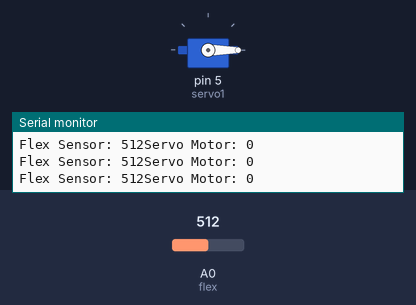
Bench run of a sketch on a simulated Arduino Uno, built with avr-gcc and run on an emulated ATmega328P. Shown: servo, the last lines printed to the serial monitor. Inputs (shaded band) come from the test bench; at power-on: A0 (flex) = 512.

Above: at 1.2 s.
1.3 s: A0 (flex) set to 716
At 1.6 s:
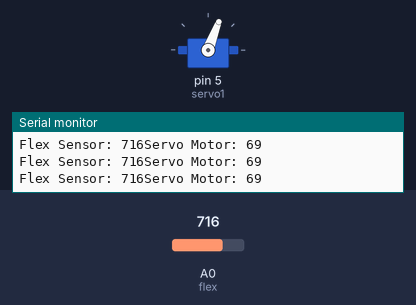
2.8 s: A0 (flex) set to 900
At 3.1 s:
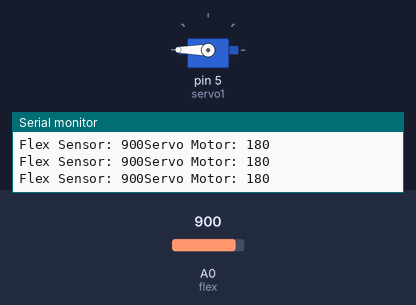
Timing chart, 0 to 5.8 s (numbered marks = the images above; inputs shaded):
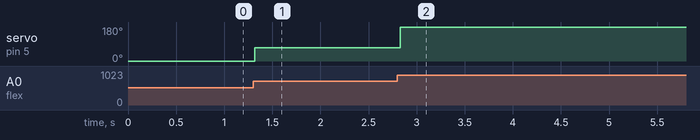

The sketch:

Control_Servo_Motor_using_Arduino_and_Flex_Sensor.ino
```cpp
/* https://www.electronicsprojects.in Control Servo Motor using Arduino and Flex Sensor */

#include <Servo.h>
Servo servo1;
const int flex = 0;
void setup()
{
Serial.begin(9600);
servo1.attach(5);
}
void loop()
{
int flexsensor;
int servomotor;
flexsensor = analogRead(flex);
servomotor = map(flexsensor, 600, 900, 0, 180);
servomotor = constrain(servomotor, 0, 180);
servo1.write(servomotor);
Serial.print("Flex Sensor: ");
Serial.print(flexsensor);
Serial.print("Servo Motor: ");
Serial.println(servomotor);
delay(20);
}
```

Measured:
- after the input at 1.3 s, servo on pin 5 (servo1): 0° → 69° at once
- after the input at 2.8 s, servo on pin 5 (servo1): 69° → 180° at once
